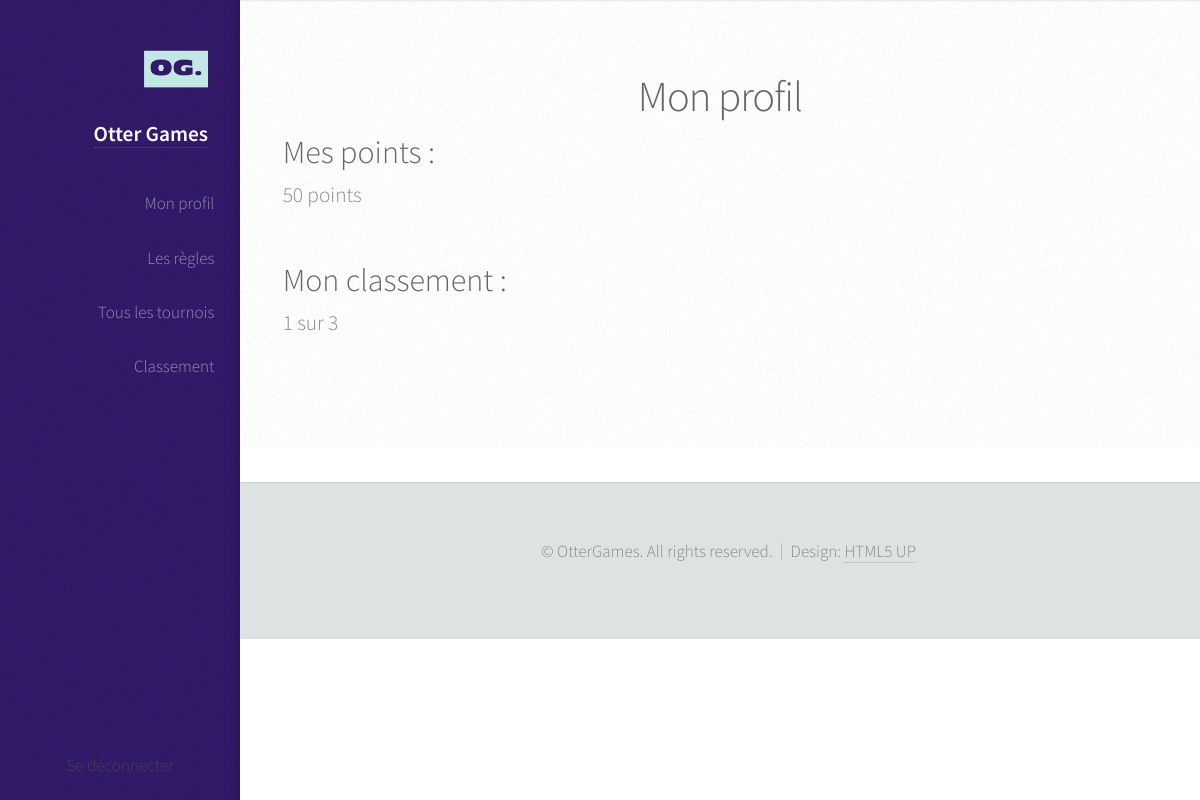
Page /profil/ (signed in) on the earlier database version.
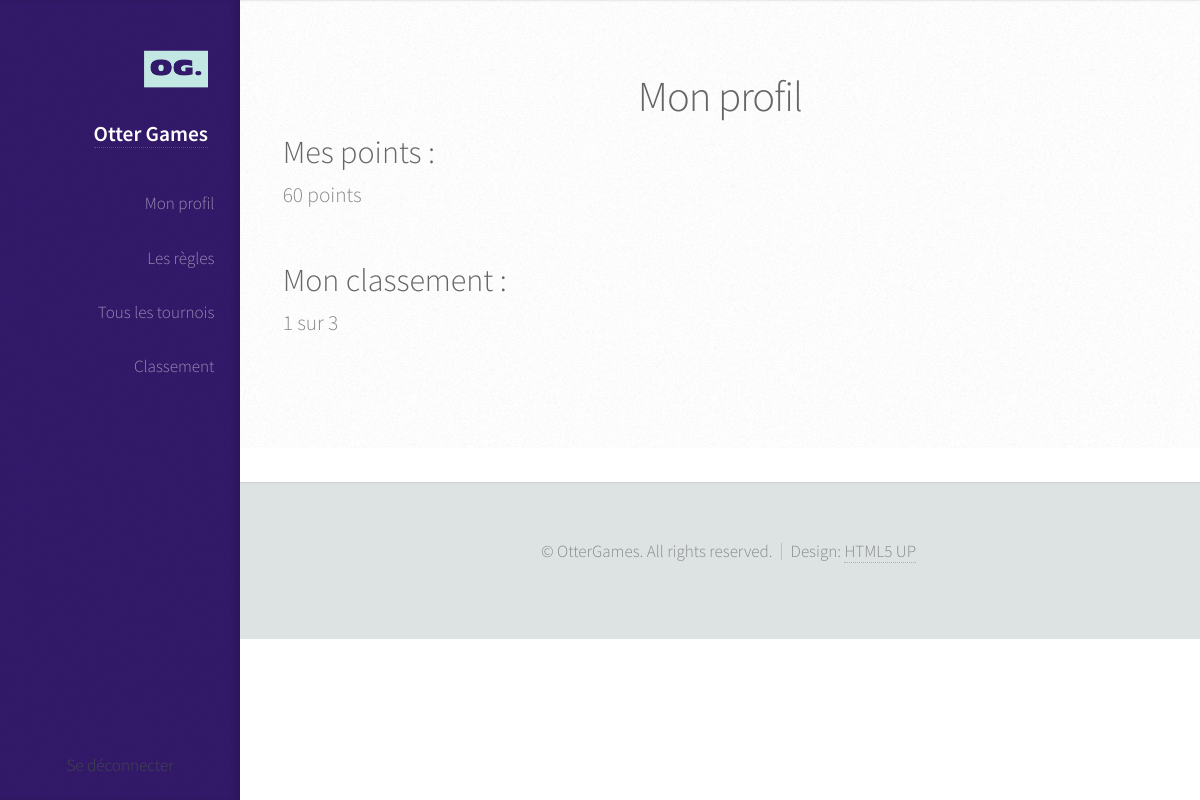
Same page on the later database version.
### loginUser/models.py (models this page shows)
class customUser(AbstractUser):
    recompense = models.IntegerField(default=0)

### loginUser/views.py (the view)
# urls.py: path('profil/', views.userAccount,name='profil'),
@login_required
def userAccount(request):
    competiteurs = customUser.objects.all().order_by("-recompense")
    totalComp = len(competiteurs)
    currentUser = request.user.pk
    place = 0
    for comp in competiteurs:
        place = place+1
        if comp.pk == currentUser:
            break
    return render(request, 'profil.html', context={'totalComp': totalComp, 'place': place})

### loginUser/templates/profil.html
{% extends "base.html" %}
{% block content %}
    <h2>Mon profil</h2>
    <div style="text-align: start">
        <h3>Mes points :</h3>
        <p>{{ request.user.recompense }} points</p>
        <h3>Mon classement :</h3>
        <p>{{ place }} sur {{ totalComp }}</p>
    </div>
{% endblock content %}

Differences in the rows shown:
changed customUser: user.recompense "50" → "60"
